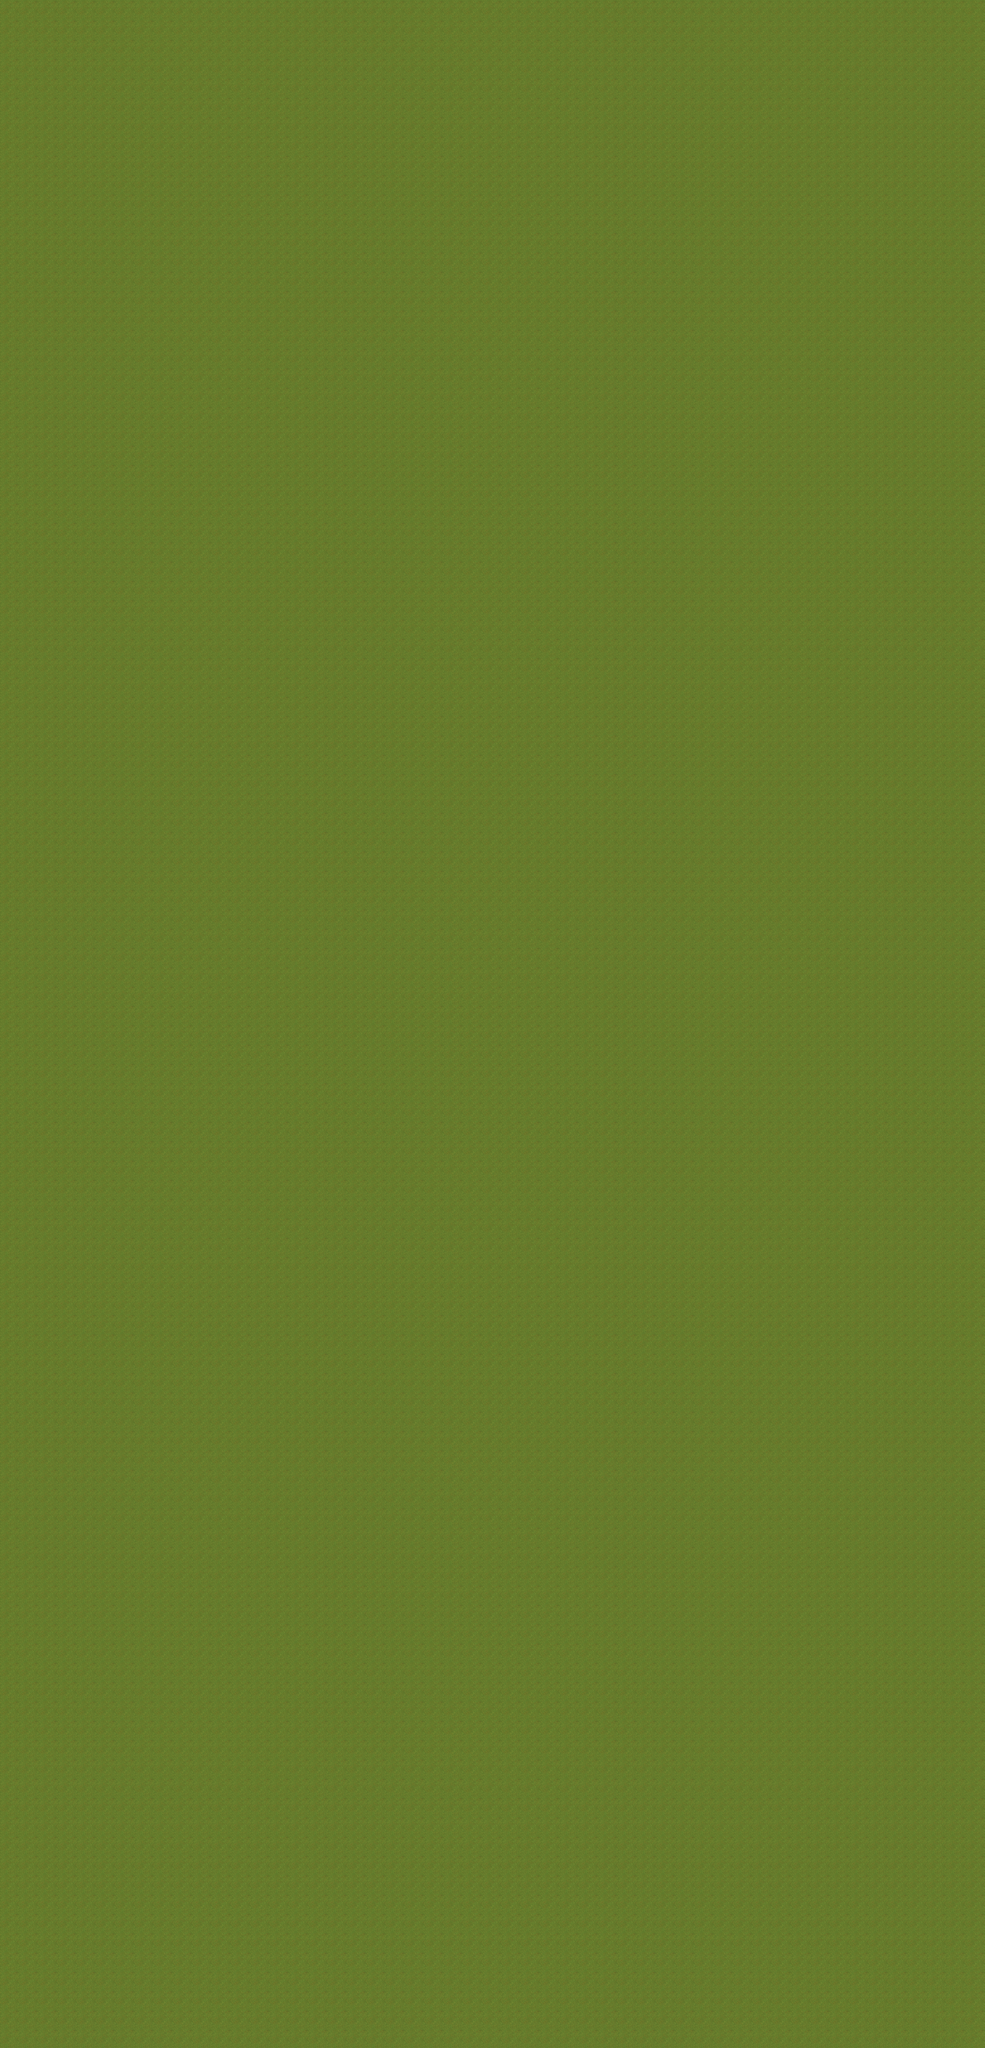

A level layout from a 2D game, rendered from its tile map. Below: a short description, then the map file with tile-grid data replaced by summaries:
An orthogonal 51x106 tile map with 80x80 px tiles, 1 tile layer (layer1).

<map version="1.0" orientation="orthogonal" width="51" height="106" tilewidth="80" tileheight="80">
 <tileset firstgid="1" name="grass_80x80" tilewidth="80" tileheight="80">
  <image source="../images/grass_80x80.png" width="80" height="80" />
 </tileset>
 <layer name="layer1" width="51" height="106">
  <data>[5406 cells, 5406 non-empty, 1 distinct tile ids]</data>
 </layer>
</map>
